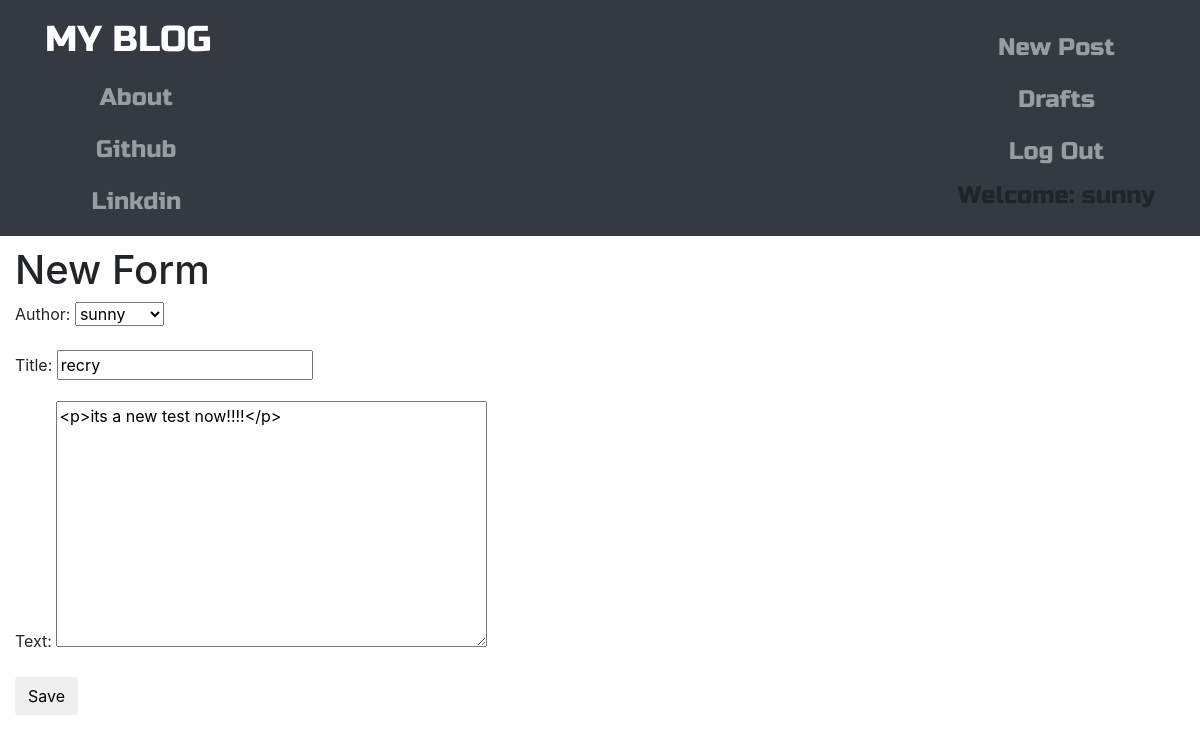
Page /post/13/edit/ (signed in) on the committed database.
### blog/models.py (models this page shows, shortened)
class Post(models.Model):
    author= models.ForeignKey('auth.User', on_delete=models.CASCADE)
    title= models.CharField(max_length=200)
    text = models.TextField()
    created_date= models.DateTimeField(default=timezone.now())
    published_date= models.DateTimeField(blank=True, null=True)

### blog/views.py (the view)
# urls.py: path('post/<int:pk>/edit/',views.PostUpdateView.as_view(),name='post_edit'),
class PostUpdateView(LoginRequiredMixin,UpdateView):
    login_url = '/login/'
    redirect_field_name = 'blog/post_detail.html'
    form_class = PostForm
    model = Post

### blog/forms.py
class PostForm(forms.ModelForm):
    class Meta():
        model = Post
        fields = ('author','title','text')
        widgets = {
            'title':forms.TextInput(attrs={'class':'textinputclass'}),
            'text':forms.Textarea(attrs={'class':'editable medium-editor-textarea postcontent'})
        }

### blog/templates/blog/post_form.html (shortened to what this page needs)
{% extends 'blog/base.html' %}
{% block body_block %}
<div class="container">
<h1>New Form</h1>
<form class="post-form"  method="POST">
  {{form.as_p}}
  <button type="submit" class='save btn btn-default'>Save</button>
</form>
</div>
{% endblock %}

### blog/templates/blog/base.html (shortened to what this page needs)
<!DOCTYPE html>
{% load static %}
<html lang="en" dir="ltr">
  <head>
  <link rel="stylesheet" href="https://stackpath.bootstrapcdn.com/bootstrap/4.1.3/css/bootstrap.min.css"
integrity="sha384-MCw98/SFnGE8fJT3GXwEOngsV7Zt27NXFoaoApmYm81iuXoPkFOJwJ8ERdknLPMO">
<link href="https://maxcdn.bootstrapcdn.com/font-awesome/4.7.0/css/font-awesome.min.css" rel="stylesheet">
      <link rel="stylesheet" href="//cdn.jsdelivr.net/npm/medium-editor@latest/dist/css/medium-editor.min.css" type="text/css" media="screen" charset="utf-8">
  <link rel="stylesheet" href="{% static 'css/blog.css' %}">
</head>
  <body class='loader'>
    <nav class='navbar navbar-dark bg-dark techfont'>
      <div class="container">
        <ul class="navbar-nav align-items-center">
          <li> <a class='navbar-brand bigbrand' href="{% url 'post_list' %}">MY BLOG</a> </li>
          <li><a class='nav-item nav-link' href="{%url 'about' %}">About</a> </li>
          <li><a class='nav-item nav-link' href="https://github.com/">Github</a> </li>
          <li><a class='nav-item nav-link' href="https://www.linkdin.com/">Linkdin</a> </li>
        </ul>
        <div class='navbar-nav align-items-center ml-auto'>
          {% if user.is_authenticated %}
          <a class="nav-item nav-link" href="{%url 'post_new' %}">New Post</a>
          <a class="nav-item nav-link" href="{%url 'post_draft_list' %}">Drafts</a>
          <a class="nav-item nav-link" href="{%url 'logout' %}">Log Out</a>
          <a>Welcome: {{ user.username }} </a>
          {% else %}
          <a class='nav-item nav-link' href="{% url 'login' %}" aria-label='login'>
            <span class= 'fa fa-user' aria-hidden='true'></span> </a>
          {% endif %}
        </div>
      </div>
    </nav>
    <div class="content contaniner">
      <div class="row">
        <div class="col-md-8">
          <div class="blog_posts">
            {% block body_block %}
            {% endblock %}
          </div>
        </div>
      </div>
    </div>
  </body>
</html>

### blog/static/css/blog.css (style rules this page uses)
.techfont { font-family: 'Russo One', sans-serif; font-size: 1.5em; margin-bottom: 10px; }
.bigbrand { font-size: 1.5em; }
.loader { filter:hue-rotate(0deg); color:linear-gradient(45deg,#0f8,#08f); animation:hue 10000ms infinite linear; }

### rows in the picture
Post: author "sunny", title "recry", text "<p>its a new test now!!!!</p>"

### other values in the picture
{{ user.username }} "sunny"
